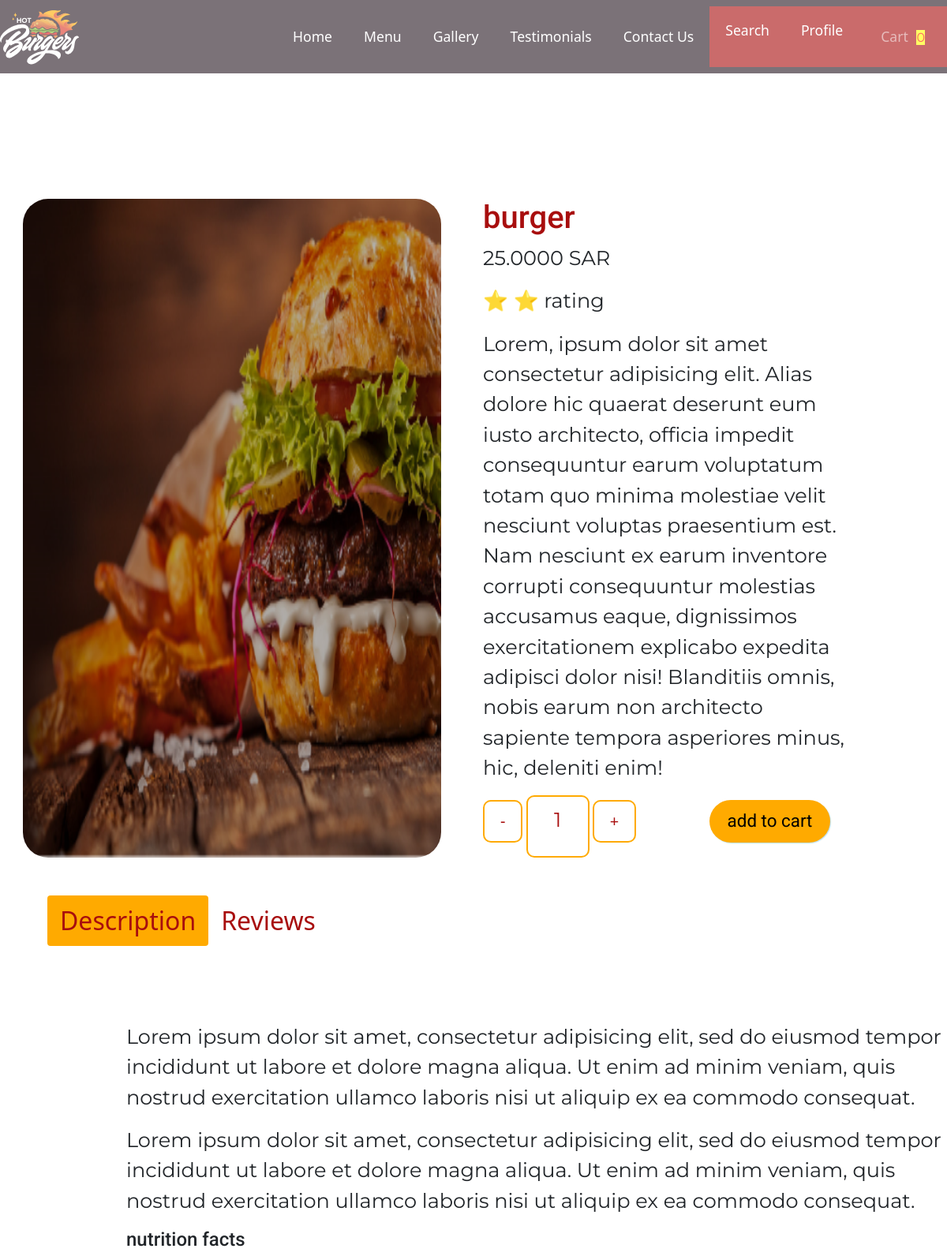
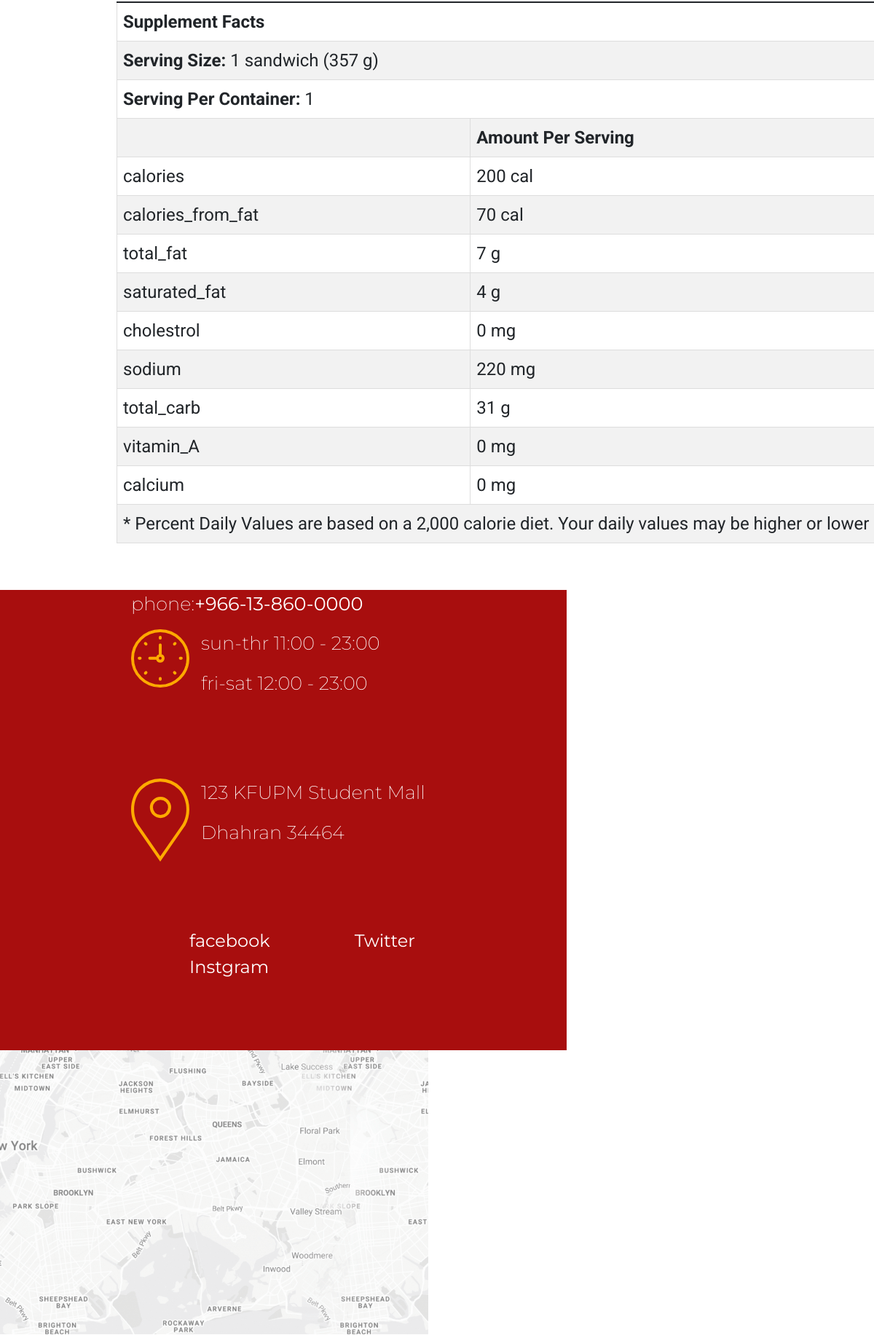
Screenshot of /detail.php?id=2 (upper part) with the database file from the repository (2 pictures, top to bottom).
### tables this page shows
CREATE TABLE `meal` (
  `id` int(11) NOT NULL,
  `title` varchar(50) NOT NULL,
  `price` decimal(10,4) UNSIGNED NOT NULL,
  `image` varchar(500) NOT NULL,
  `description` varchar(700) NOT NULL
);

### php/meal_db.php (called while the page is built, shortened)
<?php
	class meal_db
	{
		private $connection;
		function __construct($connection)
        {
            $this->connection = $connection;
        }
        function getMealById($id){
        $fetch = $this->connection->prepare("SELECT * from meal WHERE id = '".$id."'  ");
        $fetch->execute();
        $row = $fetch->fetch(PDO::FETCH_ASSOC);
        $reviewQr = $this->connection->prepare("SELECT AVG(rating/20) AS rating from reviews WHERE meal_id = '".$id."'  ");
        $reviewQr->execute();
        $reviewRow = $reviewQr->fetch(PDO::FETCH_ASSOC);
        if (!empty($reviewRow)) {
        $rating = $reviewRow['rating'];
        } else {
        $rating = "-";
        }
        include 'meals.php';
        foreach ($meals as $key => $value) {
        if ($value["id"]==$id) {
        $result = array("title" => $row['title'],"price" => $row['price'],"rating" => $rating,"description" => $row['description'],"image" => $row['image'],"id" => $row['id'],"nutrition"=> $value['nutrition']);
        }
        }
        return $result;
        }
	}
?>

### detail.php (the view, shortened to what this page needs)
<!DOCTYPE html>
<html lang="en">
<?php
include "php/config.php";
include 'php/meal_db.php';
$db = new meal_db($connection);
include 'include/inc.header.php';
$id = $_GET['id'];
$data = $db->getMealById($id);
?>
<div class="best-sandwich row">
        <div class=" img-div col-lg-6 col-md-12 col-sm-12">
        <img src="projectImages\<?php echo $data['image'];  ?>" class="details-pic1 img-fluid">
    </div>
        <div class=" best-s col-lg-6 col-md-12">
        <h1 class="best-sandwich-h1"><?php echo $data['title'];  ?></h1>
        <p><?php echo $data['price'];  ?>  SAR</p>
        <p>&#11088;<?php echo $data['rating'];  ?> ⭐ rating</p>
        <p class="best-sandwich-p"><?php echo $data['description'];  ?> </p>
        <br>
        <a ><button id="des-order" onclick="desOrder()" class="best-sandwich-btn">-</button> </a>
        <a ><button class="best-sandwich-btn1"><p id="counter-cart">1</p></button> </a>
        <a ><button id="inc-order" onclick="incOrder()" class="best-sandwich-btn">+</button> </a>
        <a><button class="best-sandwich-add-cart" id="<?php echo $data['id'] ?>" onclick="card(this.id)" onclick="addToCartDetails()">add to cart</button></a>
    </div>
      </div>
            <ul class="tabs-button nav nav-pills mb-3" id="pills-tab" role="tablist">
              <li class="nav-item" role="presentation">
                <button class="nav-link active" id="pills-home-tab" data-bs-toggle="pill" data-bs-target="#pills-home" type="button" role="tab" aria-controls="pills-home" aria-selected="true">Description</button>
              </li>
              <li class="nav-item" role="presentation">
                <button class="nav-link" id="<?php echo $data['id'];  ?>" data-bs-toggle="pill" data-bs-target=".reviews" type="button" role="tab" aria-controls="pills-profile" aria-selected="false" onclick="showReviews(this.id)">Reviews</button>
              </li>
            </ul>
            <div class="tab-content" id="pills-tabContent">
          <div class="tab-pane fade show active" id="pills-home" role="tabpanel" aria-labelledby="pills-home-tab">
            <div class="description">
              <p class="description-p">Lorem ipsum dolor sit amet, consectetur adipisicing elit, sed do eiusmod tempor incididunt ut labore et dolore magna aliqua. Ut enim ad minim veniam, quis nostrud exercitation ullamco laboris nisi ut aliquip ex ea commodo
                consequat.</p>
              <p class="description-p">Lorem ipsum dolor sit amet, consectetur adipisicing elit, sed do eiusmod tempor incididunt ut labore et dolore magna aliqua. Ut enim ad minim veniam, quis nostrud exercitation ullamco laboris nisi ut aliquip ex ea commodo
                consequat.</p>
            </div>
            <div class="table-responsive">
            <div class="table">
              <h4 class="nutrition">nutrition facts</h4>
              <table class="nutrition-table">
                <tr>
                  <td colspan="3"><strong>Supplement Facts</strong> </td>
                </tr>
                <tr>
                  <td colspan="3"><strong>Serving Size:</strong> <?php echo $data['nutrition']['serving_size'];  ?></td>
                </tr>
                <tr>
                  <td colspan="3"><strong>Serving Per Container:</strong> <?php echo $data['nutrition']['serving_per_container'];  ?></td>
                </tr>
                <tr>
                  <td> </td>
                  <th> Amount Per Serving</th>
                </tr>
                <?php
        foreach ($data['nutrition']['facts'] as $key => $value) {
        ?>
        <TR>
          <Td> <?php echo $value['item']; ?>  </Td>
          <Td> <?php echo $value['amount_per_serving']; ?> <?php echo $value['unit']; ?> </Td>
        </TR>
        <?php
        }
        ?>
                <tr>
                  <td colspan="3">* Percent Daily Values are based on a 2,000 calorie diet. Your daily values may be higher or lower depending on your calorie needs</td>
                </tr>
              </table>
            </div>
            </div>
          </div>
            </div>
      <?php include 'include/inc.footer.php'; ?>

### style.css (style rules this page uses)
.details-pic1 { margin-left: 5%; height: 100%; width: 90%; border-radius: 2rem; }
.best-sandwich { padding-top: 6.73925rem; }
.best-sandwich-p { display: inline-block; width: 80%; }
.best-sandwich-btn { -webkit-border-radius: 10; -moz-border-radius: 10; border-radius: 10px; color: #A80E0E; font-size: 20px; background: #ffffff; padding: 10px 20px 10px 20px; border: solid #FFAA00 2px; text-decoration: none; }
.best-sandwich-btn1 { -webkit-border-radius: 10; -moz-border-radius: 10; border-radius: 10px; color: #A80E0E; font-size: 1rem; background: #ffffff; padding: 10px 20px 10px 20px; border: solid #FFAA00 2px; text-decoration: none; width: 5rem; }
.best-sandwich-add-cart { position: relative; font-family: arial; left: 15%; color: black !important; font-size: 1.4rem; box-shadow: 1px 1px 1px #BEE2F9; padding: 10px 23px; border-radius: 34px; border: 0px solid #3866A3; background: #FFAA00; font-family: 'Roboto', sans-serif; }
.description { margin-top: 6rem; margin-left: 10rem; }
.description-p { display: inline-block; width: 100%; }
.table { margin-left: 10rem; }
.nutrition { font-family: 'Roboto', sans-serif; font-size: 1.5rem; }
.nutrition-table { width: 90rem; border-collapse: collapse; font-family: 'Roboto', sans-serif; font-size: 1.5rem; }
.nutrition-table td, .nutrition-table th { border: 1px solid #DDD; padding: 0.5rem; text-align: left; }
.nutrition-table tr:nth-child(even) { background-color: #f2f2f2; }
.tabs-button { margin-top: 4%; margin-left: 5%; }
.nav-pills .nav-link.active, .nav-pills .show > .nav-link { color:#A80E0E; background-color: #FFAA00; }
.nav-link { font-size: 200%; color: #A80E0E; }
h1 { font-family: 'Roboto', sans-serif; color: #A80E0E; }
p { font-family: 'Montserrat', sans-serif; font-size: 1.6rem; }
a { text-decoration: none; }

### rows the page displays
meal: image (picture), title "burger", price "25.0000", description "Lorem, ipsum dolor sit amet consectetur adipisicing elit. Alias dolore hic quaerat deserunt eum iusto architecto, officia impedit consequuntur earum voluptatum totam quo minima molestiae velit nesciunt voluptas praesentium est. Nam nesciunt ex earum inventore corrupti consequuntur molestias accusamus eaque, dignissimos exercitationem explicabo expedita adipisci dolor nisi! Blanditiis omnis, nobis earum non architecto sapiente tempora asperiores minus, hic, deleniti enim!"

### other values shown
$cartCounter "0"
$data['nutrition']['serving_size'] "1 sandwich (357 g)"
$data['nutrition']['serving_per_container'] "1"
$value['item'] "calories"
$value['amount_per_serving'] "200"
$value['unit'] "cal"
$value['item'] "calories_from_fat"
$value['amount_per_serving'] "70"
$value['item'] "total_fat"
$value['amount_per_serving'] "7"
$value['unit'] "g"
$value['item'] "saturated_fat"
$value['amount_per_serving'] "4"
$value['item'] "cholestrol"
$value['amount_per_serving'] "0"
